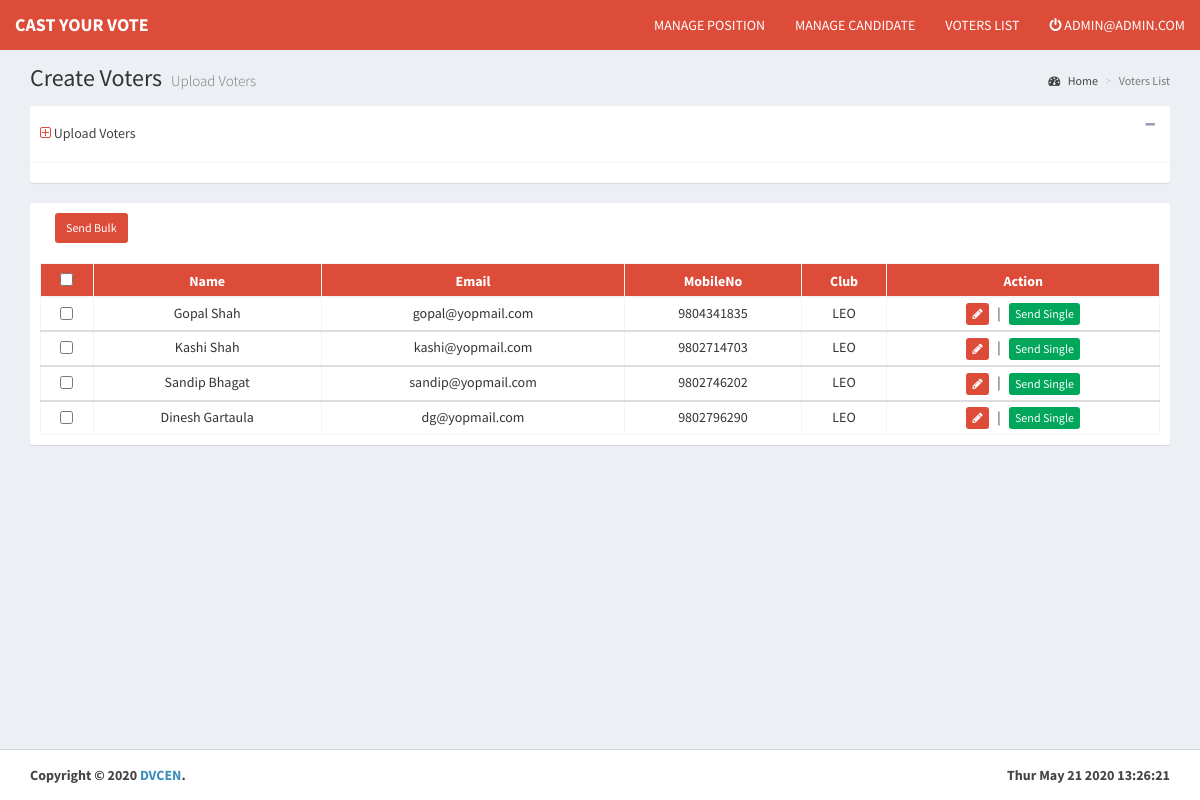
Page /Application/voterslist.php (signed in) on the committed database.
### tables this page shows
CREATE TABLE `voterslist` (
  `ID` int(11) NOT NULL,
  `Name` varchar(255) NOT NULL,
  `Email` varchar(255) NOT NULL,
  `Password` varchar(20) DEFAULT NULL,
  `Pass` varchar(255) DEFAULT NULL,
  `Mobile` varchar(10) DEFAULT NULL,
  `Club` varchar(255) DEFAULT 'LEO',
  `Status` tinyint(1) NOT NULL DEFAULT '0',
  `IsAdmin` tinyint(1) NOT NULL DEFAULT '0'
);

### Application/top.php (called while the page is built, shortened)
<?php
include_once '../db.php';
$userid = $_SESSION['ID'];
$q = mysqli_query($connection, "select * from admin where ID = '$userid'")or die(mysqli_error($connection));
$row = mysqli_fetch_assoc($q);
$email = $row['Email'];
?>

### Application/voterslist.php (the view, shortened to what this page needs)
<?php
include 'top.php';
include 'toplinks.php';
?>
<body class="hold-transition skin-red layout-top-nav">
    <div class="wrapper">
        <?php include_once 'topheader.php'; ?>
        <div class="content-wrapper">
            <div class="container-fluid">
                <section class="content-header">
                    <h1>
                        Create Voters
                        <small>Upload Voters</small>
                    </h1>
                    <ol class="breadcrumb">
                        <li><a href="<?php echo CURADDRESS; ?>"><i class="fa fa-dashboard"></i> Home</a></li>
                        <li class="active">Voters List</li>
                    </ol>
                </section>
                <section class="content">
                    <div class="row">
                        <div class="col-lg-12 col-md-12 col-xs-12">
                            <div class="box box-solid">
                                <div class="box-header with-border">
                                    <h5><i class="fa fa-plus-square-o text-red"></i> Upload Voters</h5>
                                    <div class="box-tools pull-right">
                                        <button type="button" id="minus" class="btn btn-box-tool" data-widget="collapse"><i class="fa fa-minus"></i>
                                        </button>
                                    </div>
                                </div>
                                <div class="box-body">
                                </div>
                            </div>
                            <div class="box box-solid">
                                <div class="box-header">
                                    <div class="col-sm-4">
                                        <button type="button" name="bulk_email" class="btn btn-sm bg-red email_button" id="bulk_email" data-action="bulk">Send Bulk</button>
                                    </div>
                                </div>
                                <div class="box-body">
                                    <?php
                                    $sqlSelect = "SELECT * FROM voterslist";
                                    $result = mysqli_query($connection, $sqlSelect);
                                    if (!empty($result)) {
                                        ?>
                                        <table class='table table-bordered table-condensed text-center'>
                                            <thead class="bg-red">
                                                <tr>
                                                    <th><input type="checkbox" id="selectallboxes"></th>
                                                    <th>Name</th>
                                                    <th>Email</th>
                                                    <th>MobileNo</th>
                                                    <th>Club</th>
                                                    <th>Action</th>
                                                </tr>
                                            </thead>
                                            <?php
                                            $count = 0;
                                            While ($row = mysqli_fetch_array($result)) {
                                                $count = $count + 1;
                                                ?>
                                                <tbody>
                                                    <tr>
                                                        <td><input type="checkbox" class="single_select" name="single_select"  data-email="<?php echo $row['Email']; ?>" data-name="<?php echo $row['Name']; ?>" data-password="<?php echo $row['Password']; ?>" ></td>
                                                        <td><?php echo $row['Name']; ?></td>
                                                        <td><?php echo $row['Email']; ?></td>
                                                        <td><?php echo $row['Mobile']; ?></td>
                                                        <td><?php echo $row['Club']; ?></td>
                                                        <td class="text-center">
                                                            <a href="#edit<?php echo $row['ID']; ?>" class="btn btn-xs bg-red" data-toggle = "modal" data-target="#edit<?php echo $row['ID']; ?>" title="Edit User Detail"><i class = "fa fa-pencil"></i></a>
                                                            &nbsp; | &nbsp;
                                                            <button type="button" name="email_button" class="btn bg-green btn-xs email_button" id="<?php echo $count; ?>" data-email="<?php echo $row['Email']; ?>" data-name="<?php echo $row['Name']; ?>" data-password="<?php echo $row['Password']; ?>" data-action="single">Send Single</button>
                                                        </td>
                                                    </tr>
                                                    <?php
                                                }
                                                ?>
                                            </tbody>
                                        </table>
                                        <?php
                                    }
                                    ?>
                                </div>
                            </div>
                        </div>
                    </div>
                </section>
            </div>
        </div>
        <?php include 'footerbottom.php'; ?>
    </div>
</body>
</html>

### Application/topheader.php (shortened to what this page needs)
<header class="main-header">
    <nav class="navbar navbar-static-top">
        <div class="container-fluid">
            <div class="navbar-header">
                <a href="<?php echo CURADDRESS; ?>" class="navbar-brand text-bold text-white"><?php echo TITLE; ?></a>
            </div>
            <div class="collapse navbar-collapse" id="navbar-collapse">
                <ul class="nav navbar-nav navbar-right">
                    <li><a href="position.php">MANAGE POSITION</a></li>
                    <li><a href="candidate.php">MANAGE CANDIDATE</a></li>
                    <li><a href="voterslist.php">VOTERS LIST</a></li>
                    <li class="dropdown notifications-menu">
                        <a href="#" class="dropdown-toggle" data-toggle="dropdown">
                            <i class="fa fa-power-off"></i> <?php echo strtoupper($email); ?>
                        </a>
                    </li>
                </ul>
            </div>
        </div>
    </nav>
</header>

### rows in the picture
voterslist: Name "Gopal Shah", Email "gopal@yopmail.com", Mobile "9804341835", Club "LEO"
voterslist: Name "Kashi Shah", Email "kashi@yopmail.com", Mobile "9802714703", Club "LEO"
voterslist: Name "Sandip Bhagat", Email "sandip@yopmail.com", Mobile "9802746202", Club "LEO"
voterslist: Name "Dinesh Gartaula", Email "dg@yopmail.com", Mobile "9802796290", Club "LEO"

### other values in the picture
TITLE "CAST YOUR VOTE"
$email "ADMIN@ADMIN.COM"
